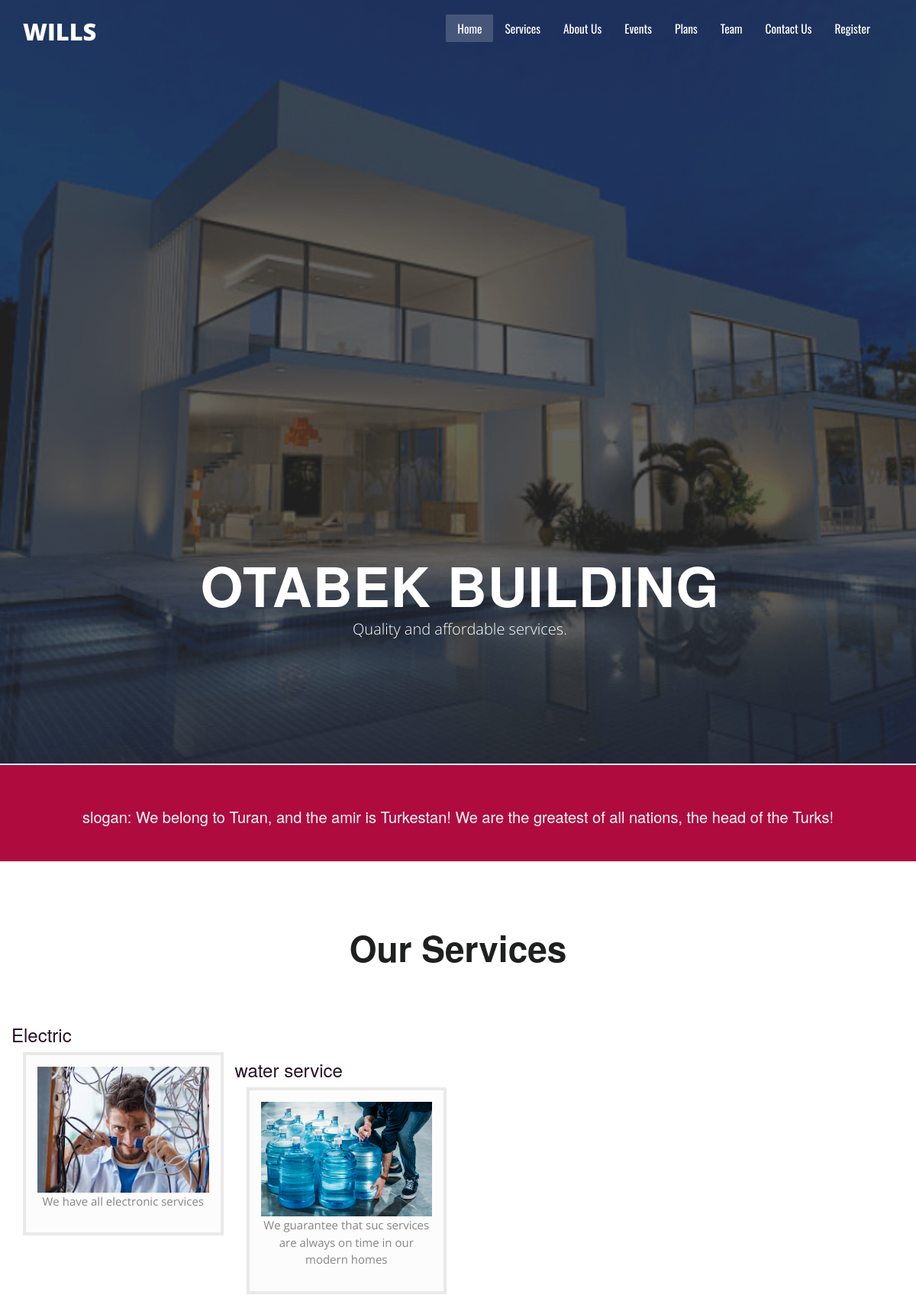
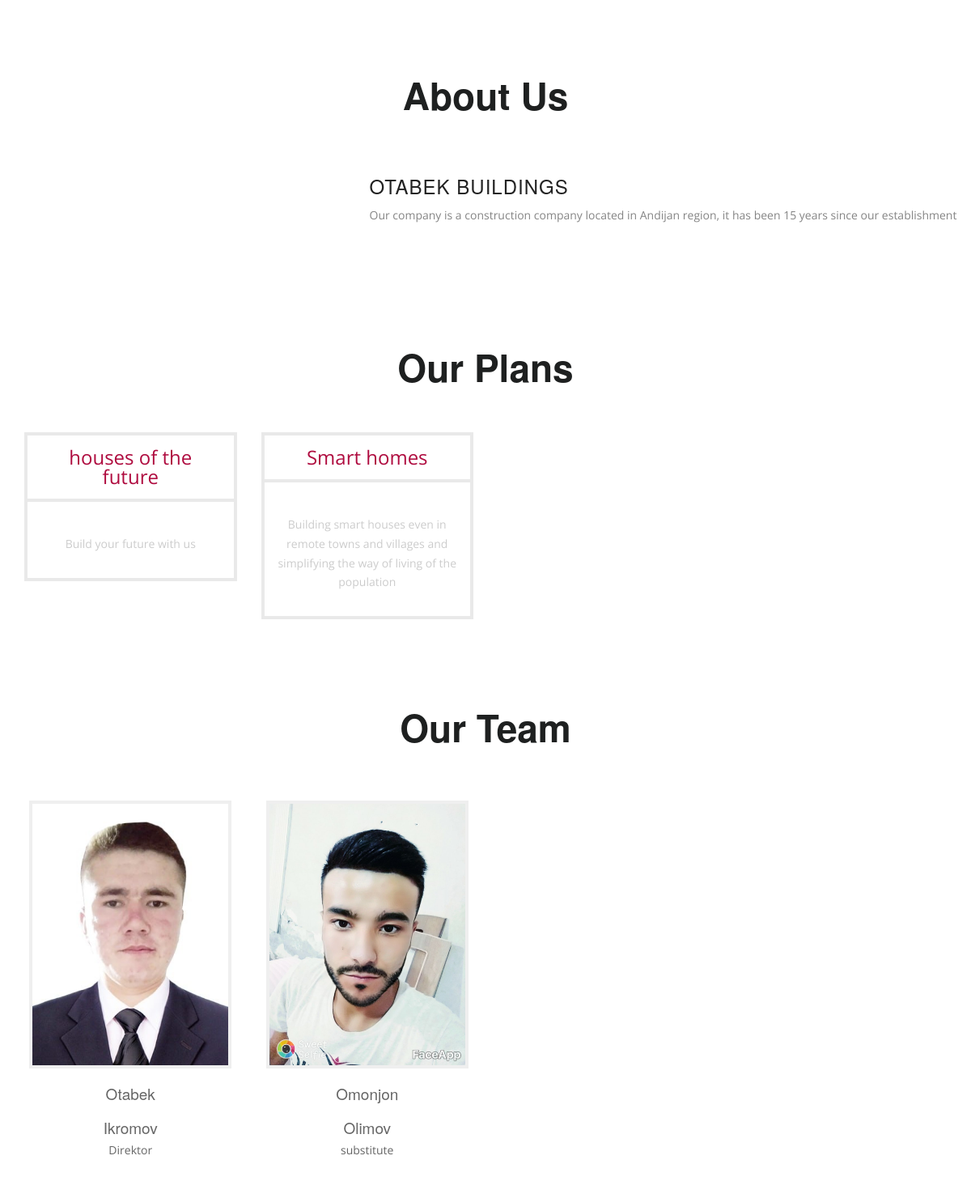
The page / (upper part) on the database its author committed (2 pictures, top to bottom).
### main/models.py (models this page shows, shortened)
class Ourservis(models.Model):
    service_name = models.CharField(max_length=255)
    body = models.TextField()
    image = models.ImageField(upload_to='ourservis_images/')

class Aboutus(models.Model):
    title = models.CharField(max_length=255)
    body = models.TextField()
    image = models.ImageField(upload_to='aboutus_images/')

class Ourplans(models.Model):
    plan_name = models.CharField(max_length=255)
    body = models.TextField()

class Ourteem(models.Model):
    name = models.CharField(max_length=255)
    surname = models.CharField(max_length=255)
    position = models.CharField(max_length=255)
    image = models.ImageField(upload_to='ourteemp_images/')

### main/views.py (the view)
# urls.py: path('', views.index, name='index'),
def index(request):
    services = Ourservis.objects.all()
    plans = Ourplans.objects.all()
    about = Aboutus.objects.all()
    teem = Ourteem.objects.all()
    context = {
       'services': services,
        'plans': plans,
        'abouts': about,
        'teems': teem
        }
    return render(request,"index.html", context=context)

### templates/index.html (shortened to what this page needs)
{% load static %}
<!doctype html>
<html lang="en-gb" class="no-js">
<head>
<link rel="stylesheet" href="{% static 'css/bootstrap.min.css' %}" />
<link rel="stylesheet" type="text/css" href="{% static 'css/isotope.css' %}" media="screen" />
<link rel="stylesheet" href="{% static 'js/fancybox/jquery.fancybox.css' %}" type="text/css" media="screen" />
<link href="{% static 'css/animate.css' %}" rel="stylesheet" media="screen">
<link href="{% static 'flexslider/flexslider.css' %}" rel="stylesheet" />
<link href="{% static 'js/owl-carousel/owl.carousel.css' %}" rel="stylesheet">
<link rel="stylesheet" href="{% static 'css/styles.css' %}" />
</head>
<body>
<header class="header">
  <div class="container">
    <nav class="navbar navbar-inverse" role="navigation">
      <div class="navbar-header">
        <a href="#" class="navbar-brand scroll-top logo  animated bounceInLeft"><b><i>WILLS</i></b></a> </div>
      <div id="main-nav" class="collapse navbar-collapse">
        <ul class="nav navbar-nav" id="mainNav">
          <li class="active" id="firstLink"><a href="#home" class="scroll-link">Home</a></li>
          <li><a href="#services" class="scroll-link">Services</a></li>
          <li><a href="#aboutUs" class="scroll-link">About Us</a></li>
          <li><a href="#work" class="scroll-link">Events</a></li>
          <li><a href="#plans" class="scroll-link">Plans</a></li>
          <li><a href="#team" class="scroll-link">Team</a></li>
          <li><a href="#contactUs" class="scroll-link">Contact Us</a></li>
          <li><a href="register" class="scroll-link">Register</a></li>
        </ul>
      </div>
    </nav>
  </div>
</header>
<section id="home">
  <div class="banner-container">
        <div id="main-slider" class="flexslider">
            <ul class="slides">
              <li>
                <img src="{% static 'images/Untitled-design-4.png' %}" alt="" />
                <div class="flex-caption container">
                    <h3>Otabek Building</h3>
					<p>Quality and affordable services.</p>
              </li>
            </ul>
        </div>
  </div>
  <div class="container hero-text2">
  <h3>slogan: We belong to Turan, and the amir is Turkestan! We are the greatest of all nations, the head of the Turks!</h3>
  </div>
</section>
<section id="services" class="page-section colord">
  <div class="container">
     <div class="heading text-center">
      <h2>Our Services</h2>
    </div>
    <div class="row">
      {% for service in services%}
      <h3>{{service.service_name}}</h3>
      <div class="col-md-3 text-center"><div class="b1"> <i><img src="{{service.image.url}}" alt="" /></i>
      <p>{{service.body}}</p>
      </div></div>
    {% endfor %}
  </div>
</section>
<section id="aboutUs">
  <div class="container">
    <div class="heading text-center">
      <h2>About Us</h2>
    </div>
    <div class="row feature design">
      {% for about in abouts%}
      <div class="area1 columns right">
        <h3>{{about.title}}</h3>
        <p>{{about.body}}</p>
      </div>
      <div class="area2 columns feature-media left"> <img src="{{about.image.url}}" alt="" width="100%"> </div>
    {% endfor %}
  </div>
    </div>
</section>
<section id="plans" class="page-section">
  <div class="container">
    <div class="heading text-center">
      <h2>Our Plans</h2>
    </div>
    <div class="row flat">
      {% for plan in plans %}
      <div class="col-lg-3 col-md-3 col-xs-12">
        <ul class="plan plan1">
          <li class="plan-name">{{plan.plan_name}} </li>
          <li class="plan-price"> {{ plan.body }}</li>
        </ul>
      </div>
      {% endfor %}
  </div>
</section>
<section id="team" class="page-section">
  <div class="container">
    <div class="heading text-center">
      <h2>Our Team</h2>
    </div>
    <div class="team-content">
      <div class="row">
        {% for teem in teems %}
        <div class="col-md-3 col-sm-6 col-xs-6">
          <div class="team-member pDark">
            <div class="member-img">
            <img class="img-responsive" src="{{teem.image.url}}" alt=""> </div>
            <h4>{{teem.name}}</h4>
            <h4>{{teem.surname}}</h4>
            <span class="pos">{{teem.position}}</span>
        </div>
        </div>
        {% endfor%}
</section>
</body>
</html>

### static/flexslider/flexslider.css (style rules this page uses)
.slides, .flex-control-nav, .flex-direction-nav { margin: 0; padding: 0; list-style: none; }
.flexslider { margin: 0; padding: 0; }
.flexslider .slides > li { display: none; -webkit-backface-visibility: hidden; }
.flexslider .slides img { width: 100%; display: block; }
.slides:after { content: "."; display: block; clear: both; visibility: hidden; line-height: 0; height: 0; }
.flexslider { background:none; position: relative; zoom: 1; }
.flexslider .slides { zoom: 1; }
.flex-caption { background: rgba(0,0,0,.8); margin-left:5px;bottom:5px; position:absolute;padding:20px; z-index:99; }
.flex-caption p { font-size: 14px !important; line-height: 22px; font-weight:300; color: #fff }

### rows shown on the page
Ourservis: service_name "Electric", image (picture), body "We have all electronic services"
Ourservis: service_name "water service", image (picture), body "We guarantee that suc services are always on time in our modern homes"
Aboutus: title "OTABEK BUILDINGS", body "Our company is a construction company located in Andijan region, it has been 15 years since our establishment"
Ourplans: plan_name "houses of the future", body "Build your future with us"
Ourplans: plan_name "Smart homes", body "Building smart houses even in remote towns and villages and simplifying the way of living of the population"
Ourteem: image (picture), name "Otabek", surname "Ikromov", position "Direktor"
Ourteem: image (picture), name "Omonjon", surname "Olimov", position "substitute"
